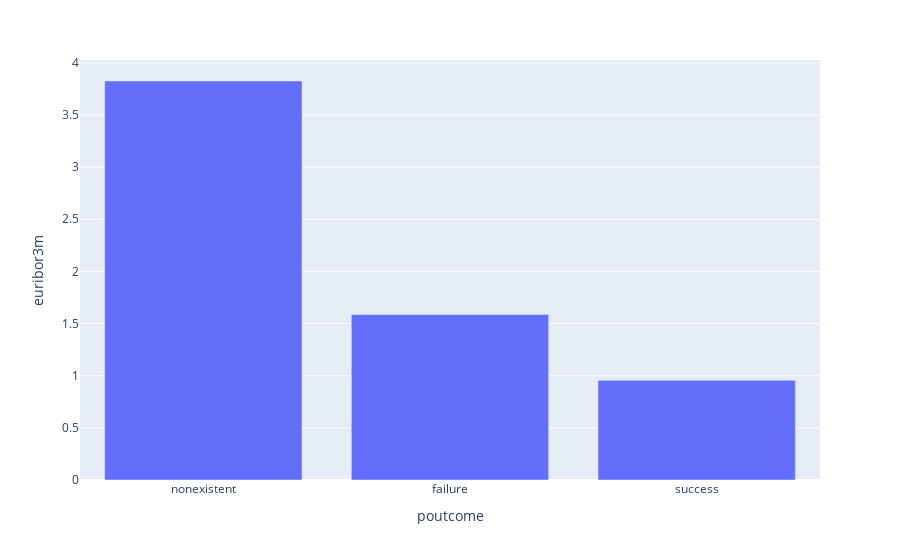

Here is the notebook cell this chart was saved with:
### Code cell
df_euribor_outcome.sort_values(by=['euribor3m'],ascending=False, inplace=True)
fig = px.bar(df_euribor_outcome, x='poutcome', y='euribor3m')
fig.show()

### Figure 1 — Plotly figure (JSON) as saved in the notebook; plotly's stock layout.template omitted (floating-point values rounded to 4 significant figures)
{"data": [{"alignmentgroup": "True", "hovertemplate": "poutcome=%{x}<br>euribor3m=%{y}<extra></extra>", "legendgroup": "", "marker": {"color": "#636efa"}, "name": "", "offsetgroup": "", "orientation": "v", "showlegend": false, "textposition": "auto", "type": "bar", "x": ["nonexistent", "failure", "success"], "xaxis": "x", "y": [3.826, 1.587, 0.9556], "yaxis": "y"}], "layout": {"barmode": "relative", "legend": {"tracegroupgap": 0}, "margin": {"t": 60}, "xaxis": {"anchor": "y", "domain": [0, 1], "title": {"text": "poutcome"}}, "yaxis": {"anchor": "x", "domain": [0, 1], "title": {"text": "euribor3m"}}}}
